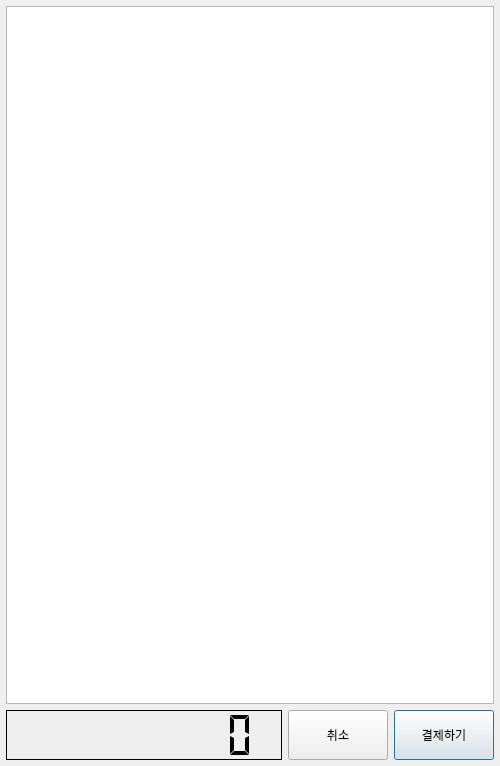
<?xml version="1.0" encoding="UTF-8"?>
<ui version="4.0">
 <class>Dialog</class>
 <widget class="QDialog" name="Dialog">
  <property name="windowModality">
   <enum>Qt::ApplicationModal</enum>
  </property>
  <property name="geometry">
   <rect>
    <x>0</x>
    <y>0</y>
    <width>500</width>
    <height>766</height>
   </rect>
  </property>
  <property name="minimumSize">
   <size>
    <width>500</width>
    <height>766</height>
   </size>
  </property>
  <property name="contextMenuPolicy">
   <enum>Qt::NoContextMenu</enum>
  </property>
  <property name="windowTitle">
   <string>결제하기</string>
  </property>
  <property name="modal">
   <bool>false</bool>
  </property>
  <layout class="QGridLayout" name="gridLayout">
   <property name="leftMargin">
    <number>0</number>
   </property>
   <property name="topMargin">
    <number>0</number>
   </property>
   <property name="rightMargin">
    <number>0</number>
   </property>
   <property name="bottomMargin">
    <number>0</number>
   </property>
   <property name="spacing">
    <number>0</number>
   </property>
   <item row="0" column="0">
    <layout class="QVBoxLayout" name="mainArea">
     <property name="spacing">
      <number>6</number>
     </property>
     <property name="leftMargin">
      <number>6</number>
     </property>
     <property name="topMargin">
      <number>6</number>
     </property>
     <property name="rightMargin">
      <number>6</number>
     </property>
     <property name="bottomMargin">
      <number>6</number>
     </property>
     <item>
      <widget class="QListWidget" name="purchase_orderList"/>
     </item>
     <item>
      <layout class="QHBoxLayout" name="buttonArea">
       <item>
        <widget class="QLCDNumber" name="order_Price">
         <property name="sizePolicy">
          <sizepolicy hsizetype="Expanding" vsizetype="Minimum">
           <horstretch>0</horstretch>
           <verstretch>0</verstretch>
          </sizepolicy>
         </property>
         <property name="minimumSize">
          <size>
           <width>0</width>
           <height>50</height>
          </size>
         </property>
         <property name="frameShape">
          <enum>QFrame::Panel</enum>
         </property>
         <property name="frameShadow">
          <enum>QFrame::Plain</enum>
         </property>
         <property name="digitCount">
          <number>9</number>
         </property>
         <property name="segmentStyle">
          <enum>QLCDNumber::Flat</enum>
         </property>
        </widget>
       </item>
       <item>
        <widget class="QPushButton" name="order_Cancel">
         <property name="sizePolicy">
          <sizepolicy hsizetype="Fixed" vsizetype="Fixed">
           <horstretch>0</horstretch>
           <verstretch>0</verstretch>
          </sizepolicy>
         </property>
         <property name="minimumSize">
          <size>
           <width>100</width>
           <height>50</height>
          </size>
         </property>
         <property name="text">
          <string>취소</string>
         </property>
         <property name="autoDefault">
          <bool>false</bool>
         </property>
        </widget>
       </item>
       <item>
        <widget class="QPushButton" name="order_OK">
         <property name="sizePolicy">
          <sizepolicy hsizetype="Fixed" vsizetype="Fixed">
           <horstretch>0</horstretch>
           <verstretch>0</verstretch>
          </sizepolicy>
         </property>
         <property name="minimumSize">
          <size>
           <width>100</width>
           <height>50</height>
          </size>
         </property>
         <property name="text">
          <string>결제하기</string>
         </property>
        </widget>
       </item>
      </layout>
     </item>
    </layout>
   </item>
  </layout>
 </widget>
 <resources/>
 <connections>
  <connection>
   <sender>order_Cancel</sender>
   <signal>clicked()</signal>
   <receiver>Dialog</receiver>
   <slot>check_Order_Close()</slot>
   <hints>
    <hint type="sourcelabel">
     <x>339</x>
     <y>741</y>
    </hint>
    <hint type="destinationlabel">
     <x>391</x>
     <y>805</y>
    </hint>
   </hints>
  </connection>
 </connections>
 <slots>
  <slot>check_Order_Close()</slot>
 </slots>
</ui>
